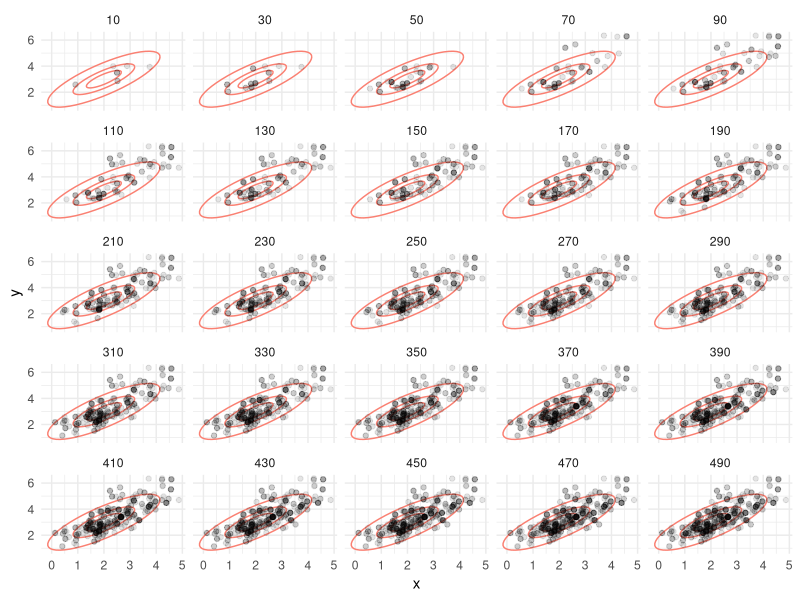
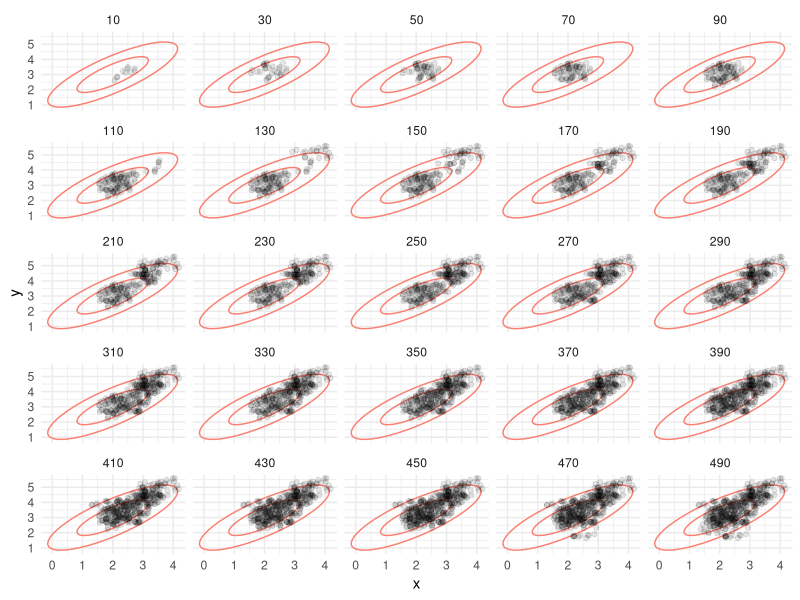
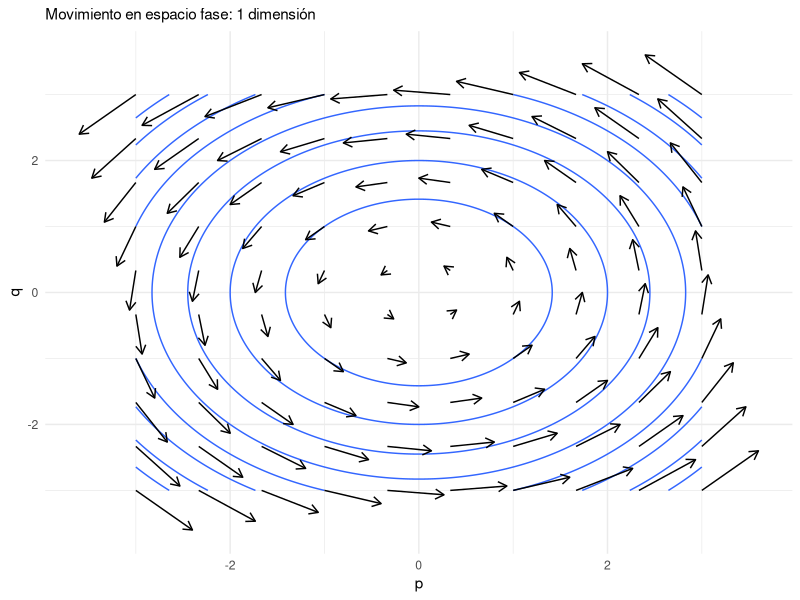
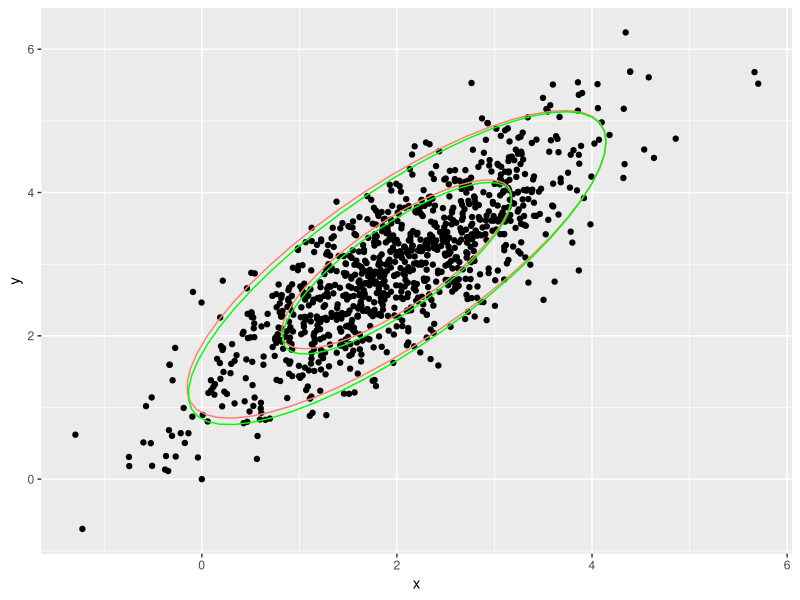

Recreate these plots in R, in order.
## ---- chunk 1
library(tidyverse)
## ---- chunk 2
construir_log_p <- function(m, Sigma){
  Sigma_inv <- solve(Sigma)
  function(z){
    - 0.5 * (t(z-m) %*% Sigma_inv %*% (z-m))
  }
}
Sigma <- matrix(c(1, 0.8, 0.8, 1), nrow = 2)
m <- c(2, 3)
log_p <- construir_log_p(m, Sigma)
## ---- chunk 3
# simulamos
M <- 50000
metropolis_mc <- function(M, z_inicial = c(0,0), log_p, delta_x, delta_y){
  z <- matrix(nrow = M, ncol = 2)
  z[1, ] <-z_inicial
  colnames(z) <- c("x", "y")
  rechazo <- 0
  for(i in 1:(M-1)){
    x_prop <- rnorm(1, z[i, 1], delta_x)
    y_prop <- rnorm(1, z[i, 2], delta_y)
    z_prop <- c(x_prop, y_prop)
    q <- exp(log_p(z_prop) - log_p(z[i, ]))
    if(runif(1) < q){
      z[i + 1, ] <- z_prop
    } else {
      rechazo <- rechazo + 1
      z[i + 1, ] <- z[i, ]
    } 
  }
  print(rechazo / M)
  z_tbl <- as_tibble(z) |> 
    mutate(n_sim = row_number())
  z_tbl
}
z_tbl <- metropolis_mc(M, c(2.5, 3.5), log_p, 1.0, 1.0)
## ---- chunk 4
# estas las usamos para graficar
sims_normal <- mvtnorm::rmvnorm(100000, mean = m, sigma = Sigma)
colnames(sims_normal) <- c("x", "y")
sims_normal <- as_tibble(sims_normal)
elipses_normal <-list(stat_ellipse(data = sims_normal, aes(x, y), 
               level = c(0.9), type = "norm", colour = "salmon"),
  stat_ellipse(data = sims_normal, aes(x, y), 
               level = c(0.5), type = "norm", colour = "salmon"), 
  stat_ellipse(data = sims_normal, aes(x, y), 
               level = c(0.2), type = "norm", colour = "salmon"))
## ---- chunk 5
graf_tbl <- map_df(seq(10, 500, 20), function(i){
  z_tbl |> filter(n_sim <= i) |> mutate(num_sims = i)
})
ggplot(graf_tbl, aes(x, y)) + 
  elipses_normal +
  geom_point(alpha = 0.1) +
  facet_wrap(~num_sims) + theme_minimal()
## ---- chunk 6
z_tbl <- metropolis_mc(M, c(2.5, 3.5), log_p, 0.2, 0.2)
graf_tbl <- map_df(seq(10, 500, 20), function(i){
  z_tbl |> filter(n_sim <= i) |> mutate(num_sims = i)
})
ggplot(graf_tbl, aes(x, y)) + 
  stat_ellipse(data = sims_normal, aes(x, y), 
               level = c( 0.9), type = "norm", colour = "salmon") +
  stat_ellipse(data = sims_normal, aes(x, y), 
               level = c( 0.5), type = "norm", colour = "salmon") +
  geom_point(alpha = 0.1) +
  facet_wrap(~num_sims) + theme_minimal()
## ---- chunk 7
espacio_fase_1 <- tibble(q = seq(-3, 3, length.out = 1000), 
                         p = seq(-3, 3, length.out = 1000)) |> 
  tidyr::expand(q, p) |> 
  mutate(dq = p, dp = -q) |> 
  mutate(H = p^2/2 + q^2/2)
espacio_fase <- tibble(p = seq(-3, 3, length.out = 10), q = seq(-3, 3, length.out = 10)) |> 
  tidyr::expand(p, q) |> 
  mutate(dq = p, dp = -q)
espacio_fase |> 
  ggplot(aes(p, q)) +
  geom_contour(data = espacio_fase_1, aes(x = q, y = p, z = H)) +
  geom_segment(aes(xend = p + dp/5, yend = q + dq/5), 
               arrow = arrow(length = unit(0.1, "inches"))) +
  theme_minimal() +
  labs(subtitle = "Movimiento en espacio fase: 1 dimensión")
## ---- chunk 8
construir_log_p <- function(m, Sigma){
  Sigma_inv <- solve(Sigma)
  function(z){
    - 0.5 * (t(z-m) %*% Sigma_inv %*% (z-m))
  }
}
Sigma <- matrix(c(1, 0.8, 0.8, 1), nrow = 2)
m <- c(2, 3)
log_p <- construir_log_p(m, Sigma)
# en diferenciación automática, el siguiente constructor
# puede tomar como argumento log_p, pero aquí la escribimos
# explícitamente
construir_grad_log_p <- function(m, Sigma){
  Sigma_inv <- solve(Sigma)
  function(theta){
    - Sigma_inv %*% (theta-m)
  }
}
grad_log_p <- construir_grad_log_p(m, Sigma)
construir_H <- function(m, Sigma){
  Sigma_inv <- solve(Sigma)
  function(theta, rho){
    - log_p(theta) + 0.5 * sum(rho^2)
  }
}
H <- construir_H(m, Sigma)
log_p(c(1,3))
grad_log_p(c(1,3))
## ---- chunk 9
hamilton_mc <- function(n, theta_0 = c(0,0), log_p, grad_log_p, epsilon, L){
  p <- length(theta_0)
  theta <- matrix(0, n, p)
  theta[1, ] <- theta_0
  rho <- matrix(0, n, p)
  theta_completa <- matrix(0, n*L, p)
  theta_completa[1, 0] <- theta_0
  rho_completa <- matrix(0, n*L, p) 
  indice_completa <- 2
  rechazo <- 0
  for(i in 2:n){
    prop_rho <- rnorm(p)
    rho[i-1, ] <- prop_rho
    prop_theta <- theta[i-1, ]
    for(t in 1:L){
      prop_rho <- prop_rho + 0.5 * epsilon * grad_log_p(prop_theta)
      prop_theta <- prop_theta + epsilon * prop_rho 
      prop_rho  <- prop_rho + 0.5 * epsilon * grad_log_p(prop_theta)
      theta_completa[indice_completa,] <- prop_theta
      rho_completa[indice_completa,] <- prop_rho
      indice_completa <- indice_completa + 1
    }
  
    q <- min(1, exp(H(theta[i-1, ], rho[i-1, ]) - 
                  H(prop_theta, prop_rho))) 
    if(runif(1) < q){
      theta[i, ] <- prop_theta
    } else {
      rechazo <- rechazo + 1
      theta[i, ] <- theta[i-1, ]
      rho[i, ] <- rho[i-1, ]
      theta_completa[indice_completa - 1,] <- theta[i-1, ]
      rho_completa[indice_completa - 1,] <- rho[i-1, ]
    } 
  }
  print(rechazo / n)
  list(sims = tibble(x = theta[,1], y = theta[,2]),
       trayectorias = tibble(x = theta_completa[,1], y = theta_completa[,2]) |>
         mutate(iteracion = rep(1:n, each = L), paso = rep(1:L, times = n)))
}

## ---- chunk 10
set.seed(10)

hmc_salida <- hamilton_mc(1000, c(0,0), log_p, grad_log_p, 0.2, 12)

ggplot(hmc_salida$sims, aes(x = x, y = y)) + geom_point() +
  stat_ellipse(data = sims_normal, aes(x, y), 
               level = c(0.9), type = "norm", colour = "salmon") +
  stat_ellipse(data = sims_normal, aes(x, y), 
               level = c( 0.5), type = "norm", colour = "salmon") +
  stat_ellipse(level = c( 0.9), colour = "green", type = "norm") +
  stat_ellipse(level = c( 0.5), colour = "green", type = "norm") 
## ---- chunk 11
tray_tbl <- hmc_salida$trayectorias
head(tray_tbl)
## ---- chunk 12
set.seed(737)
Sigma <- matrix(c(1, -0.9, -0.9, 1), nrow = 2)
m <- c(1, 1)
log_p <- construir_log_p(m, Sigma)
grad_log_p <- construir_grad_log_p(m, Sigma)
system.time(hmc_1 <- hamilton_mc(1000, c(1,2), log_p, grad_log_p, 0.2, 12))
system.time(metropolis_1 <- metropolis_mc(1000, c(1,2), log_p, 0.2, 0.2))
system.time(metropolis_2 <- metropolis_mc(1000, c(1,2), log_p, 1, 1))
